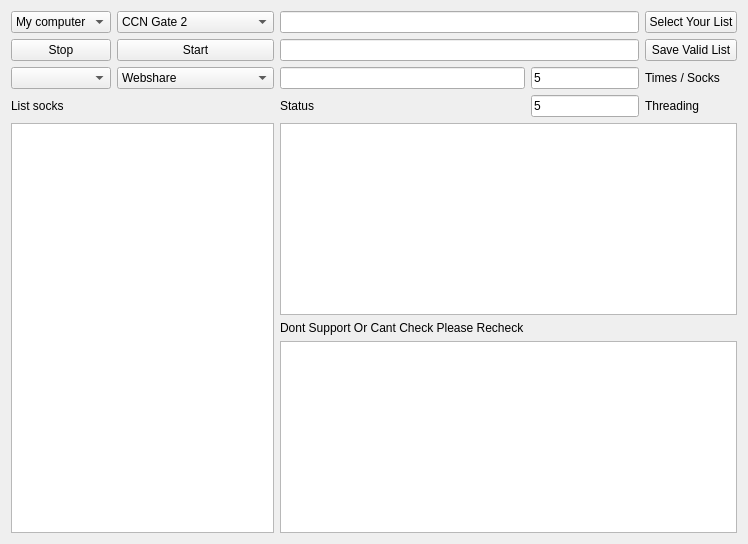
     <widget class="QWidget" name="tabChecker">
      <attribute name="title">
       <string>Checker</string>
      </attribute>
      <layout class="QGridLayout" name="gridLayout_11">
       <item row="3" column="3">
        <widget class="QLineEdit" name="lineEditSocksTimes">
         <property name="text">
          <string>5</string>
         </property>
        </widget>
       </item>
       <item row="3" column="4">
        <widget class="QLabel" name="label_28">
         <property name="text">
          <string>Times / Socks</string>
         </property>
        </widget>
       </item>
       <item row="1" column="0">
        <widget class="QPushButton" name="stopButtonChecker">
         <property name="text">
          <string>Stop</string>
         </property>
        </widget>
       </item>
       <item row="5" column="3">
        <widget class="QLineEdit" name="lineEdittheard">
         <property name="text">
          <string>5</string>
         </property>
        </widget>
       </item>
       <item row="1" column="1">
        <widget class="QPushButton" name="startButtonChecker">
         <property name="text">
          <string>Start</string>
         </property>
        </widget>
       </item>
       <item row="5" column="4">
        <widget class="QLabel" name="label_24">
         <property name="text">
          <string>Threading</string>
         </property>
        </widget>
       </item>
       <item row="6" column="0" rowspan="3" colspan="2">
        <widget class="QTextEdit" name="socksTextEdit"/>
       </item>
       <item row="8" column="2" colspan="3">
        <widget class="QTextEdit" name="dontsupporttextEdit"/>
       </item>
       <item row="6" column="2" colspan="3">
        <widget class="QTextEdit" name="validTextEdit">
         <property name="readOnly">
          <bool>false</bool>
         </property>
        </widget>
       </item>
       <item row="3" column="2">
        <widget class="QLineEdit" name="lineEditSocksToken"/>
       </item>
       <item row="7" column="2">
        <widget class="QLabel" name="label_27">
         <property name="text">
          <string>Dont Support Or Cant Check Please Recheck</string>
         </property>
        </widget>
       </item>
       <item row="5" column="0" colspan="2">
        <widget class="QLabel" name="label_25">
         <property name="text">
          <string>List socks</string>
         </property>
        </widget>
       </item>
       <item row="3" column="0">
        <widget class="QComboBox" name="comboBoxcheck_ssh_database"/>
       </item>
       <item row="3" column="1">
        <widget class="QComboBox" name="socktypecomboBox">
         <item>
          <property name="text">
           <string>Webshare</string>
          </property>
         </item>
         <item>
          <property name="text">
           <string>922 proxy</string>
          </property>
         </item>
         <item>
          <property name="text">
           <string>Tor</string>
          </property>
         </item>
         <item>
          <property name="text">
           <string>Rotating socks5</string>
          </property>
         </item>
         <item>
          <property name="text">
           <string>Auto SSH</string>
          </property>
         </item>
         <item>
          <property name="text">
           <string>Socks5</string>
          </property>
         </item>
         <item>
          <property name="text">
           <string>null</string>
          </property>
         </item>
        </widget>
       </item>
       <item row="5" column="2">
        <widget class="QLabel" name="statusLabel">
         <property name="text">
          <string>Status</string>
         </property>
        </widget>
       </item>
       <item row="0" column="1">
        <widget class="QComboBox" name="checksitecomboBox">
         <property name="inputMethodHints">
          <set>Qt::ImhNone</set>
         </property>
         <property name="duplicatesEnabled">
          <bool>false</bool>
         </property>
         <item>
          <property name="text">
           <string>CCN Gate 2</string>
          </property>
         </item>
         <item>
          <property name="text">
           <string>CCN Gate 1</string>
          </property>
         </item>
         <item>
          <property name="text">
           <string>Get Link Checkout</string>
          </property>
         </item>
         <item>
          <property name="text">
           <string>Checker bot</string>
          </property>
         </item>
         <item>
          <property name="text">
           <string>Loc email</string>
          </property>
         </item>
         <item>
          <property name="text">
           <string>Hotmail not exist</string>
          </property>
         </item>
         <item>
          <property name="text">
           <string>Amazon exist</string>
          </property>
         </item>
         <item>
          <property name="text">
           <string>Ebay exist</string>
          </property>
         </item>
         <item>
          <property name="text">
           <string>Belk</string>
          </property>
         </item>
         <item>
          <property name="text">
           <string>1800petmeds</string>
          </property>
         </item>
         <item>
          <property name="text">
           <string>Michaelkors</string>
          </property>
         </item>
         <item>
          <property name="text">
           <string>SSH</string>
          </property>
         </item>
         <item>
          <property name="text">
           <string>Jet</string>
          </property>
         </item>
         <item>
          <property name="text">
           <string>Quill</string>
          </property>
         </item>
         <item>
          <property name="text">
           <string>Neimanmarcus</string>
          </property>
         </item>
         <item>
          <property name="text">
           <string>Beallsflorida</string>
          </property>
         </item>
         <item>
          <property name="text">
           <string>Ebay change password</string>
          </property>
         </item>
         <item>
          <property name="text">
           <string>Bodybuilding</string>
          </property>
         </item>
         <item>
          <property name="text">
           <string>Choxi</string>
          </property>
         </item>
         <item>
          <property name="text">
           <string>Nordstrom</string>
          </property>
         </item>
         <item>
          <property name="text">
           <string>Bloomingdales</string>
          </property>
         </item>
         <item>
          <property name="text">
           <string>Mrporter</string>
          </property>
         </item>
         <item>
          <property name="text">
           <string>Abt</string>
          </property>
         </item>
         <item>
          <property name="text">
           <string>Shoprunner</string>
          </property>
         </item>
         <item>
          <property name="text">
           <string>Moosejaw</string>
          </property>
         </item>
         <item>
          <property name="text">
           <string>Hhgregg</string>
          </property>
         </item>
         <item>
          <property name="text">
           <string>Samsclub</string>
          </property>
         </item>
         <item>
          <property name="text">
           <string>Bestbuy</string>
          </property>
         </item>
         <item>
          <property name="text">
           <string>Jcpenney</string>
          </property>
         </item>
         <item>
          <property name="text">
           <string>Macys</string>
          </property>
         </item>
         <item>
          <property name="text">
           <string>Lowes</string>
          </property>
         </item>
         <item>
          <property name="text">
           <string>Kohls</string>
          </property>
         </item>
         <item>
          <property name="text">
           <string>Zappos</string>
          </property>
         </item>
         <item>
          <property name="text">
           <string>Walmart</string>
          </property>
         </item>
         <item>
          <property name="text">
           <string>Homedepot</string>
          </property>
         </item>
         <item>
          <property name="text">
           <string>Chefcatalog</string>
          </property>
         </item>
         <item>
          <property name="text">
           <string>Costco</string>
          </property>
         </item>
         <item>
          <property name="text">
           <string>Gap</string>
          </property>
         </item>
         <item>
          <property name="text">
           <string>Overstock</string>
          </property>
         </item>
         <item>
          <property name="text">
           <string>Wayfair</string>
          </property>
         </item>
         <item>
          <property name="text">
           <string>Williamssonoma</string>
          </property>
         </item>
         <item>
          <property name="text">
           <string>Bedbathandbeyond</string>
          </property>
         </item>
         <item>
          <property name="text">
           <string>Register Paypal</string>
          </property>
         </item>
         <item>
          <property name="text">
           <string>Ebay</string>
          </property>
         </item>
         <item>
          <property name="text">
           <string>Email</string>
          </property>
         </item>
         <item>
          <property name="text">
           <string>paypal balance</string>
          </property>
         </item>
        </widget>
       </item>
       <item row="0" column="0">
        <widget class="QComboBox" name="comboBoxCheckerType">
         <item>
          <property name="text">
           <string>My computer</string>
          </property>
         </item>
         <item>
          <property name="text">
           <string>Telegram</string>
          </property>
         </item>
        </widget>
       </item>
       <item row="0" column="4">
        <widget class="QPushButton" name="listEmailButton">
         <property name="text">
          <string>Select Your List</string>
         </property>
        </widget>
       </item>
       <item row="1" column="4">
        <widget class="QPushButton" name="savepushButton">
         <property name="text">
          <string>Save Valid List</string>
         </property>
        </widget>
       </item>
       <item row="0" column="2" colspan="2">
        <widget class="QLineEdit" name="lineEditListCheck"/>
       </item>
       <item row="1" column="2" colspan="2">
        <widget class="QLineEdit" name="lineEditListSave"/>
       </item>
      </layout>
     </widget>
